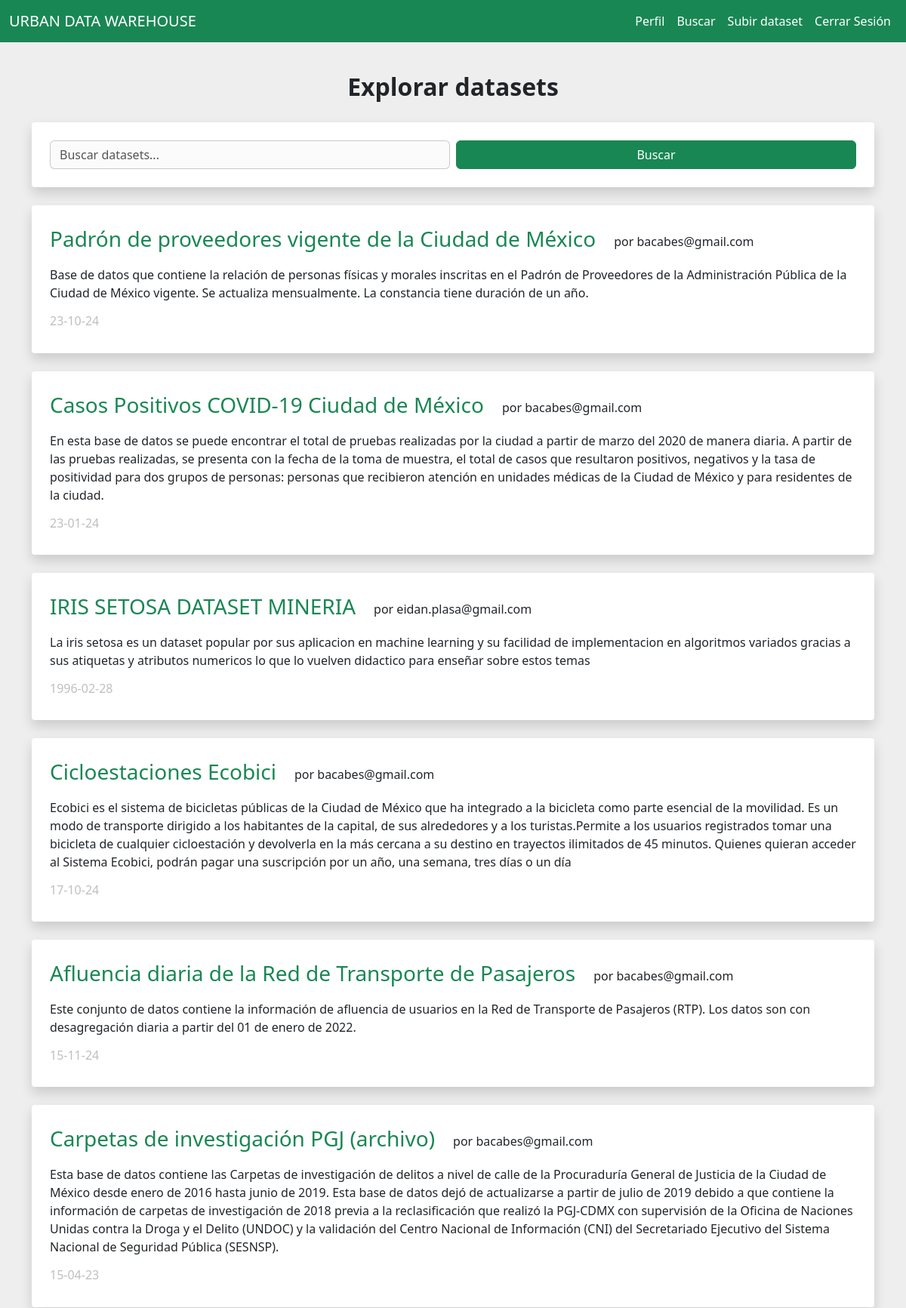
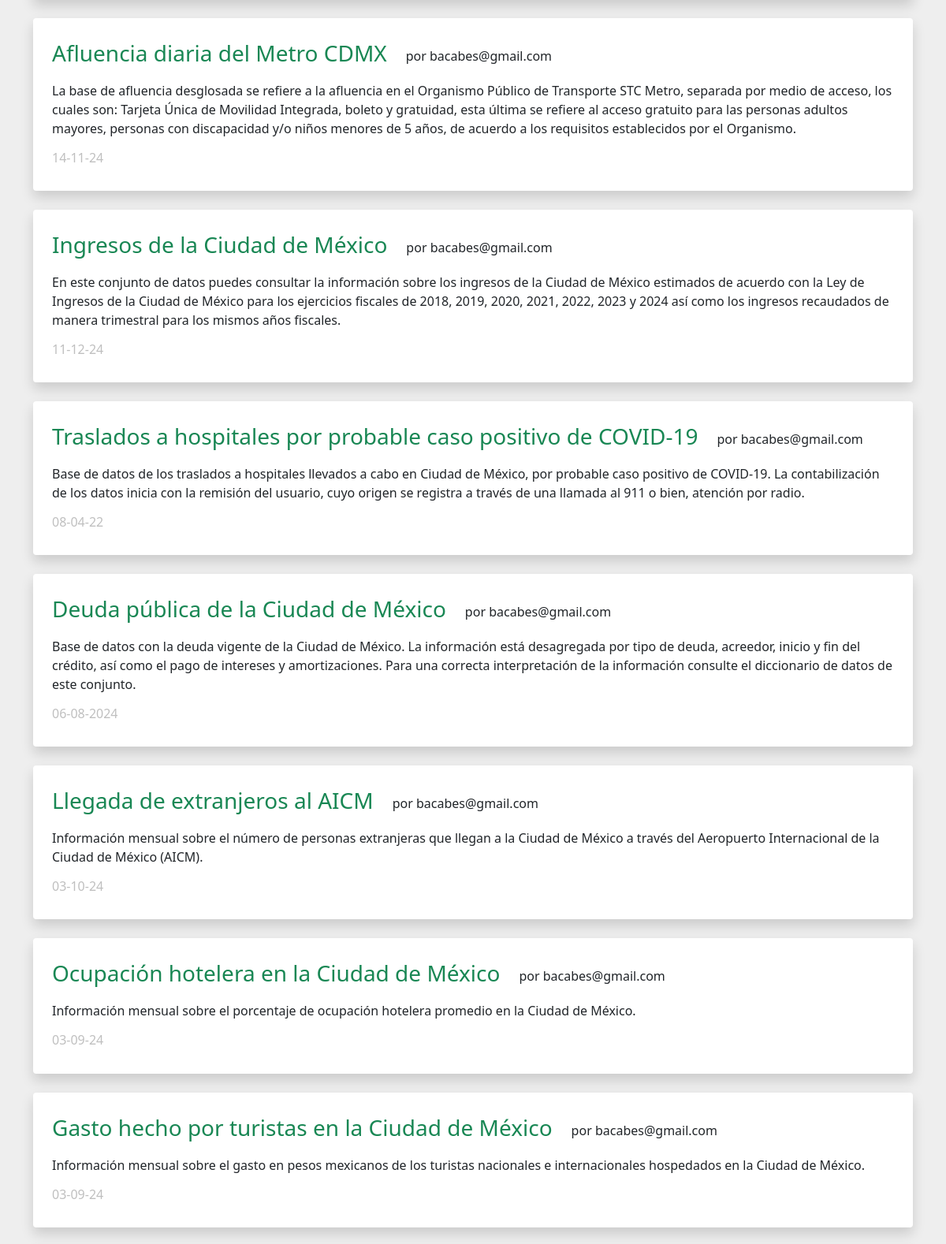
Page /search (signed in, upper part) on the committed database (2 pictures, top to bottom).
### tables this page shows
CREATE TABLE datasets (
            id INTEGER PRIMARY KEY AUTOINCREMENT,
            user_id INTEGER NOT NULL,
            name TEXT NOT NULL,
            description TEXT,
            upload_date DATE NOT NULL,
            tag TEXT,
            size REAL,
            has_report BOOLEAN NOT NULL,
            FOREIGN KEY(user_id) REFERENCES users(id)
        );

CREATE TABLE users (
            id INTEGER PRIMARY KEY AUTOINCREMENT,
            username TEXT NOT NULL UNIQUE,
            password_hash TEXT NOT NULL
        );

### routes.py (the view)
@app.route('/search', methods=['GET', 'POST'])
@login_required
def search():
    db = get_db()
    cursor = db.cursor()
    search_query = ""
    if request.method == 'POST':
        search_query = request.form.get('search', '').strip()
    if search_query:
        cursor.execute('''
            SELECT datasets.id, datasets.name, datasets.description, datasets.upload_date, datasets.tag, datasets.size, users.username
            FROM datasets
            JOIN users ON datasets.user_id = users.id
            WHERE datasets.name LIKE ? OR datasets.description LIKE ? OR datasets.tag LIKE ?
            ORDER BY datasets.upload_date DESC
        ''', (f'%{search_query}%', f'%{search_query}%', f'%{search_query}%'))
    else:
        cursor.execute('''
            SELECT datasets.id, datasets.name, datasets.description, datasets.upload_date, datasets.tag, datasets.size, users.username
            FROM datasets
            JOIN users ON datasets.user_id = users.id
            ORDER BY datasets.upload_date DESC
        ''')
    datasets = cursor.fetchall()
    tags_vistos = session.get('viewed_tags', [])
    recomendaciones_tags = obtener_recomendaciones(tags_vistos, top_n=5)
    if recomendaciones_tags:
        def score(ds):
            dataset_tags = ds[4].split(',')
            dataset_tags = [t.strip().lower() for t in dataset_tags]
            return sum(1 for t in dataset_tags if t in recomendaciones_tags)
        datasets = sorted(datasets, key=score, reverse=True)
    return render_template('browse.html', datasets=datasets, search_query=search_query, recomendaciones_tags=recomendaciones_tags)

### __init__.py (called while the page is built)
def get_db():
    db = getattr(g, '_database', None)
    if db is None:
        db = g._database = sqlite3.connect(DATABASE)
    return db

@app.teardown_appcontext
def close_connection(exception):
    db = getattr(g, '_database', None)
    if db is not None:
        db.close()

### models.py (called while the page is built)
@login_manager.user_loader
def load_user(user_id):
    return User.get(user_id)

    @staticmethod
    def get(user_id):
        db = get_db()
        cursor = db.cursor()
        cursor.execute("SELECT * FROM users WHERE id = ?", (user_id,))
        user = cursor.fetchone()
        if not user:
            return None
        return User(id=user[0], username=user[1], password_hash=user[2])

### routes.py (called while the page is built, shortened)
def obtener_recomendaciones(tags_vistos, top_n=5):
    if len(tags_vistos) < 2:
        return []

### templates/browse.html (shortened to what this page needs)
{% extends "base.html" %}
{% block content %}
<div class="row justify-content-center">
    <div class="d-flex justify-content-center">
        <h2 class="fw-bold mt-3 mb-4">Explorar datasets</h2>
    </div>
    <div class="col-md-12">
        <div class="shadow rounded-1 bg-white mt-1">
            <form method="POST" action="{{ url_for('search') }}">
                <br/>
                <div class="d-flex align-items-center ms-4 me-4">
                    <input type="text" class="form-control mi-input custom-input me-2 flex-grow-1"
                           id="search" name="search" value="{{ search_query }}" placeholder="Buscar datasets...">
                    <button type="submit" class="btn btn-success gordito ojo">Buscar</button>
                </div>
                <br/>
            </form>
        </div>
        {% if datasets %}
            {% for ds in datasets %}
                <div class="shadow rounded-1 bg-white mt-4 ojo">
                    <br>
                    <div class="ms-4 me-4 mt-1 mb-2">
                        <div class="d-flex">
                            <h3 class="iverde"><a href="{{ url_for('view', dataset_id=ds[0]) }}" class="text-decoration-none text-success">{{ ds[1] }}</a></h3>
                            <p class="ms-4 mt-2">por {{ ds[6] }}</p>
                        </div>
                        <div class="mb-1 mt-1">
                            <p>{{ ds[2] }}</p>
                            <h6 class="mt-3 igris">{{ ds[3] }}</h6>
                        </div>
                    </div>
                    <br>
                </div>
            {% endfor %}
        {% endif %}
    </div>
</div>
{% endblock %}

### templates/base.html (shortened to what this page needs)
<!DOCTYPE html>
<html lang="es">
  <head>
    <link
      href="https://cdn.jsdelivr.net/npm/bootstrap@5.3.0/dist/css/bootstrap.min.css"
      rel="stylesheet"
    />
    <link
      rel="stylesheet"
      type="text/css"
      href="{{ url_for('static', filename='basic.css') }}"
    />
    <link
      href="https://cdn.jsdelivr.net/npm/sweetalert2@11.14.5/dist/sweetalert2.min.css"
      rel="stylesheet"
    />
    <link rel="stylesheet" href="https://cdnjs.cloudflare.com/ajax/libs/font-awesome/6.7.1/css/all.min.css" />
  </head>
  <body>
    <nav class="navbar navbar-expand-lg navbar-light bg-success">
      <div class="container-fluid">
        <a class="navbar-brand text-white" href="{{ url_for('index') }}"
          >URBAN DATA WAREHOUSE</a
        >
        <div class="collapse navbar-collapse">
          <ul class="navbar-nav ms-auto">
            {% if current_user.is_authenticated %}
            <li class="nav-item">
              <a class="nav-link text-white ojo" href="{{ url_for('profile') }}"
                >Perfil</a
              >
            </li>
            <li class="nav-item">
              <a class="nav-link text-white ojo" href="{{ url_for('search') }}"
                >Buscar</a
              >
            </li>
            <li class="nav-item">
              <a class="nav-link text-white ojo" href="{{ url_for('upload') }}"
                >Subir dataset</a
              >
            </li>
            <li class="nav-item">
              <a class="nav-link text-white ojo" href="{{ url_for('logout') }}"
                >Cerrar Sesión</a
              >
            </li>
            {% endif %}
          </ul>
        </div>
      </div>
    </nav>
    <div class="container mt-4">
       {% block content %}{% endblock %}
    </div>
  </body>
</html>

### static/basic.css (style rules this page uses)
:root { --principal: #03b600; --principal2:rgba(255, 255, 255, 0.256)d; --principallight: #5cab60d7; --secundario: #00b41e; --secundariolight: #63de7b6a; }
body { margin: 0; padding: 0; overflow-x: hidden; background-color: #eeeeee; }
.navbar { width: 100%; margin: 0; }
.gordito { width: 100%; }
.igris { color: #bfbfbf; }
.iverde { color: #00b436; }
.custom-input { background-color: #f7f7f77a; color: #000000ac; border-color: #acacaca2; }

### rows in the picture
datasets: name "Padrón de proveedores vigente de la Ciudad de México", username "bacabes@gmail.com", description "Base de datos que contiene la relación de personas físicas y morales inscritas en el Padrón de Proveedores de la Administración Pública de la Ciudad de México vigente. Se actualiza mensualmente. La constancia tiene duración de un año.", upload_date "23-10-24"
datasets: name "Casos Positivos COVID-19 Ciudad de México", username "bacabes@gmail.com", description "En esta base de datos se puede encontrar el total de pruebas realizadas por la ciudad a partir de marzo del 2020 de manera diaria. A partir de las pruebas realizadas, se presenta con la fecha de la toma de muestra, el total de casos que resultaron positivos, negativos y la tasa de positividad para dos grupos de personas: personas que recibieron atención en unidades médicas de la Ciudad de México y para residentes de la ciudad.", upload_date "23-01-24"
datasets: name "IRIS SETOSA DATASET MINERIA", username "eidan.plasa@gmail.com", description "La iris setosa es un dataset popular por sus aplicacion en machine learning y su facilidad de implementacion en algoritmos variados gracias a sus atiquetas y atributos numericos lo que lo vuelven didactico para enseñar sobre estos temas", upload_date "1996-02-28"
datasets: name "Cicloestaciones Ecobici", username "bacabes@gmail.com", description "Ecobici es el sistema de bicicletas públicas de la Ciudad de México que ha integrado a la bicicleta como parte esencial de la movilidad. Es un modo de transporte dirigido a los habitantes de la capital, de sus alrededores y a los turistas.Permite a los usuarios registrados tomar una bicicleta de cualquier cicloestación y devolverla en la más cercana a su destino en trayectos ilimitados de 45 minutos. Quienes quieran acceder al Sistema Ecobici, podrán pagar una suscripción por un año, una semana, tres días o un día", upload_date "17-10-24"
datasets: name "Afluencia diaria de la Red de Transporte de Pasajeros", username "bacabes@gmail.com", description "Este conjunto de datos contiene la información de afluencia de usuarios en la Red de Transporte de Pasajeros (RTP). Los datos son con desagregación diaria a partir del 01 de enero de 2022.", upload_date "15-11-24"
datasets: name "Carpetas de investigación PGJ (archivo)", username "bacabes@gmail.com", description "Esta base de datos contiene las Carpetas de investigación de delitos a nivel de calle de la Procuraduría General de Justicia de la Ciudad de México desde enero de 2016 hasta junio de 2019. Esta base de datos dejó de actualizarse a partir de julio de 2019 debido a que contiene la información de carpetas de investigación de 2018 previa a la reclasificación que realizó la PGJ-CDMX con supervisión de la Oficina de Naciones Unidas contra la Droga y el Delito (UNDOC) y la validación del Centro Nacional de Información (CNI) del Secretariado Ejecutivo del Sistema Nacional de Seguridad Pública (SESNSP).", upload_date "15-04-23"
datasets: name "Afluencia diaria del Metro CDMX", username "bacabes@gmail.com", description "La base de afluencia desglosada se refiere a la afluencia en el Organismo Público de Transporte STC Metro, separada por medio de acceso, los cuales son: Tarjeta Única de Movilidad Integrada, boleto y gratuidad, esta última se refiere al acceso gratuito para las personas adultos mayores, personas con discapacidad y/o niños menores de 5 años, de acuerdo a los requisitos establecidos por el Organismo.", upload_date "14-11-24"
datasets: name "Ingresos de la Ciudad de México", username "bacabes@gmail.com", description "En este conjunto de datos puedes consultar la información sobre los ingresos de la Ciudad de México estimados de acuerdo con la Ley de Ingresos de la Ciudad de México para los ejercicios fiscales de 2018, 2019, 2020, 2021, 2022, 2023 y 2024 así como los ingresos recaudados de manera trimestral para los mismos años fiscales.", upload_date "11-12-24"
datasets: name "Traslados a hospitales por probable caso positivo de COVID-19", username "bacabes@gmail.com", description "Base de datos de los traslados a hospitales llevados a cabo en Ciudad de México, por probable caso positivo de COVID-19. La contabilización de los datos inicia con la remisión del usuario, cuyo origen se registra a través de una llamada al 911 o bien, atención por radio.", upload_date "08-04-22"
datasets: name "Deuda pública de la Ciudad de México", username "bacabes@gmail.com", description "Base de datos con la deuda vigente de la Ciudad de México. La información está desagregada por tipo de deuda, acreedor, inicio y fin del crédito, así como el pago de intereses y amortizaciones. Para una correcta interpretación de la información consulte el diccionario de datos de este conjunto.", upload_date "06-08-2024"
datasets: name "Llegada de extranjeros al AICM", username "bacabes@gmail.com", description "Información mensual sobre el número de personas extranjeras que llegan a la Ciudad de México a través del Aeropuerto Internacional de la Ciudad de México (AICM).", upload_date "03-10-24"
datasets: name "Ocupación hotelera en la Ciudad de México", username "bacabes@gmail.com", description "Información mensual sobre el porcentaje de ocupación hotelera promedio en la Ciudad de México.", upload_date "03-09-24"
datasets: name "Gasto hecho por turistas en la Ciudad de México", username "bacabes@gmail.com", description "Información mensual sobre el gasto en pesos mexicanos de los turistas nacionales e internacionales hospedados en la Ciudad de México.", upload_date "03-09-24"
